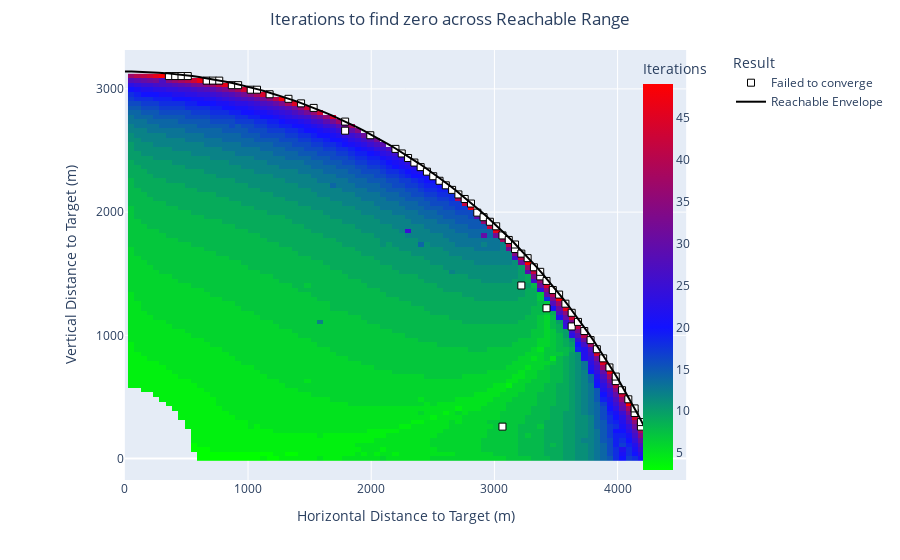

The notebook cell this image was saved under:
### Markdown cell above
### Plot

### Code cell
p = plot_test_results(baseline_big_df, envelope_df)
p.write_html('ZeroBaselineChart.html')
